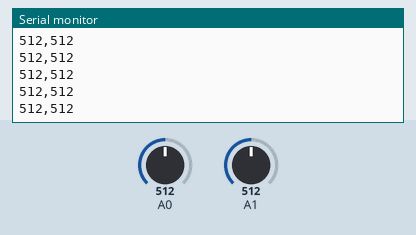
This sketch was run on a simulated Arduino Uno, built with avr-gcc and run on an emulated ATmega328P. On the bench: the last lines printed to the serial monitor. Inputs (shaded band) come from the test bench; at power-on: A0 = 512, A1 = 512.

Above: at 1.2 s.
1.3 s: A0 set to 716
At 1.31 s:
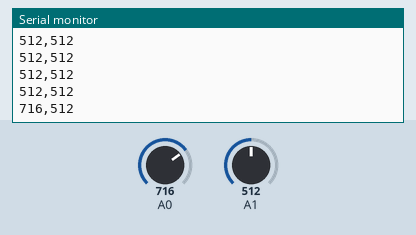
2.8 s: A1 set to 716
At 2.82 s:
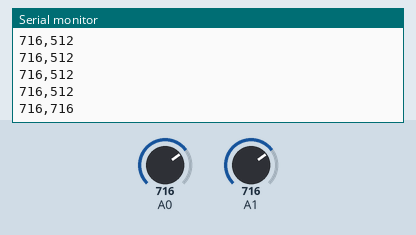
4.3 s: A0 set to 900
At 4.33 s:
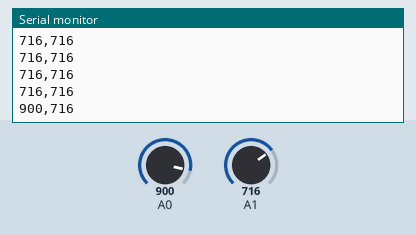
5.8 s: A1 set to 900
At 5.84 s:
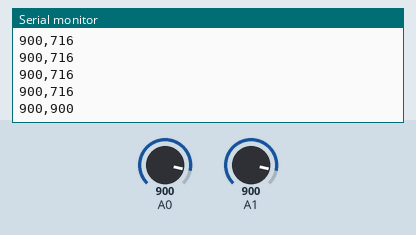
Timing chart, 0 to 8.3 s (numbered marks = the images above; inputs shaded):
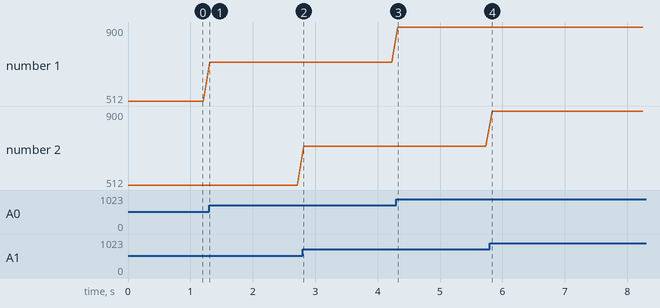

The sketch:

sketch_oct25a.ino
```cpp
int joyX, joyY;

void setup() {
  Serial.begin(9600);
}

void loop() {
  joyX = analogRead(A0);
  joyY = analogRead(A1);

  Serial.print(joyX);
  Serial.print(",");
  Serial.print(joyY);
  Serial.println();

  delay(100); // Adjust as needed
}
```

Measured:
- after the input at 1.3 s, the serial monitor: prints a new line at once (image 1)
- after the input at 2.8 s, the serial monitor: prints a new line at once (image 2)
- after the input at 4.3 s, the serial monitor: prints a new line at once (image 3)
- after the input at 5.8 s, the serial monitor: prints a new line at once (image 4)
- plotted number 1: 512 → 716 after the input at 1.3 s, 716 → 900 after the input at 4.3 s
